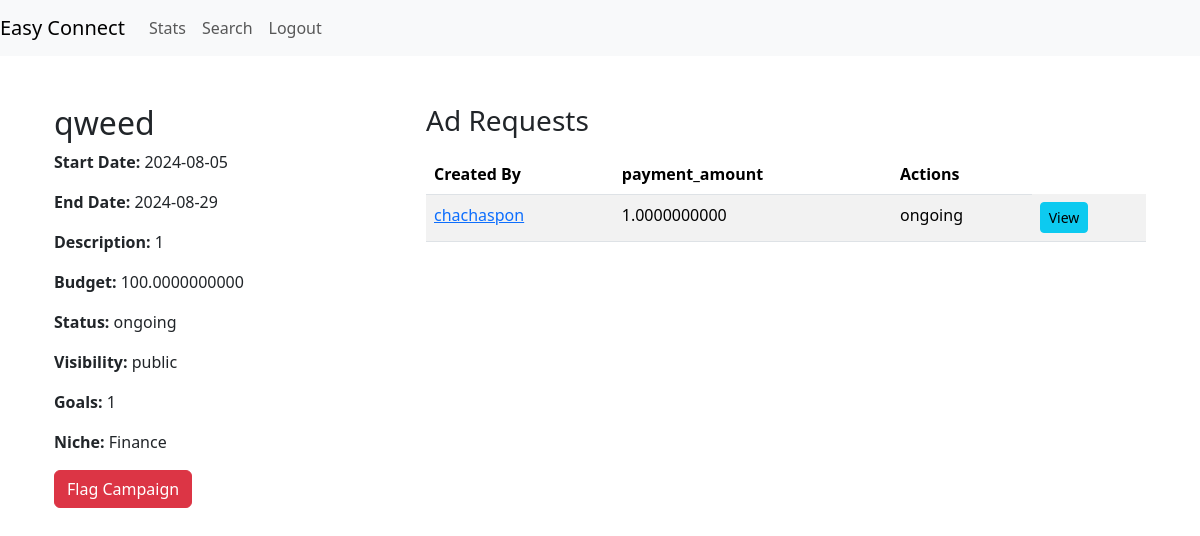
The page /campaign_details/1 (signed in) on the database as committed earlier.
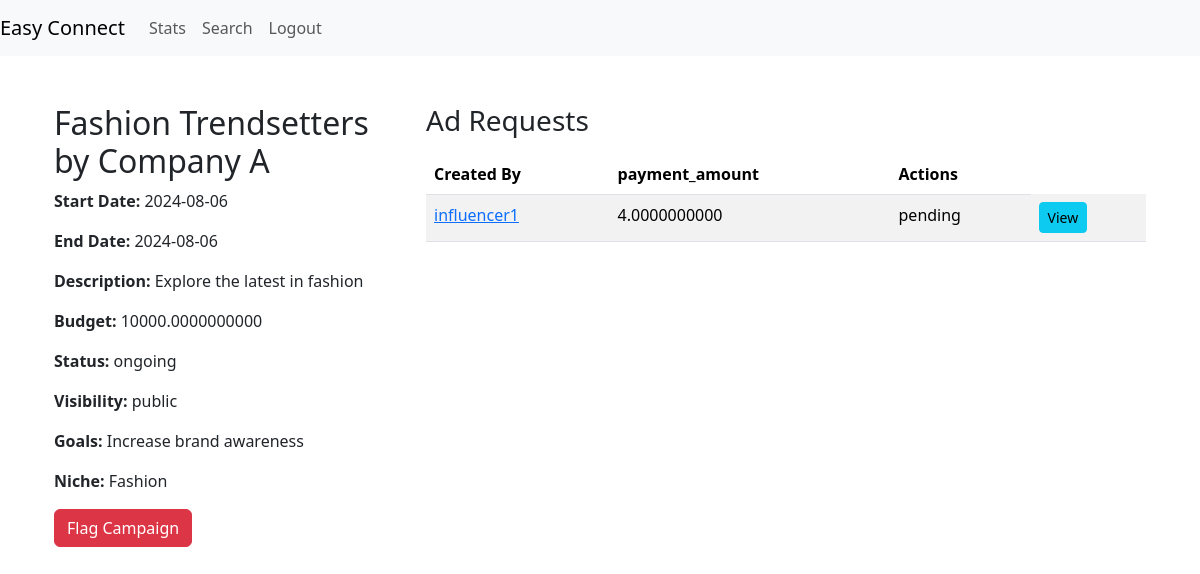
The same page on the database as committed later.
### models.py (models this page shows)
class Campaign(db.Model):
    __tablename__ = 'campaign'
    campaign_id = db.Column(db.Integer, primary_key=True, autoincrement=True)
    sponsor_id = db.Column(db.Integer, db.ForeignKey('sponsors.sponsor_id'), nullable=False)
    name = db.Column(db.String(32),unique=True, nullable=False)
    description = db.Column(db.String(128))
    start_date = db.Column(db.Date)
    end_date = db.Column(db.Date)
    budget = db.Column(db.Float(10, 2), nullable=False)
    visibility = db.Column(Enum('private', 'public', name='visibility_types'), default='public', nullable=False)
    goals = db.Column(db.String(128))
    niche = db.Column(db.String(32),nullable=False)
    campaign_status = db.Column(Enum('ongoing', 'flagged', 'deleted', 'completed' ,name='campaign_status_types'), default='ongoing', nullable=False)
    sponsor = db.relationship('Sponsor', backref=db.backref('campaigns', lazy=True))

class AdRequest(db.Model):
    __tablename__ = 'ad_request'
    ad_request_id = db.Column(db.Integer, primary_key=True, autoincrement=True)
    campaign_id = db.Column(db.Integer, db.ForeignKey('campaign.campaign_id'), nullable=False)
    created_by = db.Column(db.Integer, db.ForeignKey('user.id'), nullable=False)
    created_for = db.Column(db.Integer, db.ForeignKey('user.id'), nullable=False)
    messages = db.Column(db.String(64))
    requirements = db.Column(db.String(128))
    payment_amount = db.Column(db.Float(10, 2))
    status = db.Column(Enum('ongoing', 'pending', 'flagged', 'deleted', 'completed', 'rejected' ,name='ad_request_status_types'), default='pending', nullable=False)
    campaign = db.relationship('Campaign', backref=db.backref('ad_requests', lazy=True))
    creator = db.relationship('User', foreign_keys=[created_by], backref=db.backref('created_ad_requests', lazy=True))
    recipient = db.relationship('User', foreign_keys=[created_for], backref=db.backref('received_ad_requests', lazy=True))

class User(db.Model):
    __tablename__ = 'user'
    id = db.Column(db.Integer, primary_key=True, autoincrement=True)
    role_id = db.Column(db.Integer, db.ForeignKey('user_role.role_id'), nullable=False)
    username = db.Column(db.String(32), nullable=False, unique=True)
    email_id = db.Column(db.String(64), unique=True, nullable=False)
    password = db.Column(db.String(64), nullable=False)
    is_flagged = db.Column(db.Boolean ,default=False)
    role = db.relationship('UserRole', backref=db.backref('users', lazy=True))

### routes.py (the view)
@app.route('/campaign_details/<int:campaign_id>')
@auth_rep
def campaign_details(campaign_id):
    campaign = Campaign.query.get_or_404(campaign_id)
    requests = AdRequest.query.filter_by(campaign_id=campaign_id)
    return render_template('campaign_details.html', campaign=campaign,requests=requests)

### routes.py (called while the page is built)
def auth_rep(func):
    @wraps(func)
    def inner(*args,**kwargs):
        if 'user_id' in session:
            user = User.query.get(session['user_id'])
            if user.is_flagged:
                flash('Your account is flagged and cannot perform this action.', 'error')
                return redirect(url_for('login'))
            return func(*args,**kwargs)
        else:
            flash('You are not logged in,Please login to proceed','error')
            return redirect(url_for('login'))
    return inner

### templates/campaign_details.html (shortened to what this page needs)
{% extends 'layout.html' %}
{% block content %}
<div class="container">
    <div class="row">
        <div class="col-md-4">
            <h2>{{ campaign.name }}</h2>
            <p><strong>Start Date:</strong> {{ campaign.start_date }}</p>
            <p><strong>End Date:</strong> {{ campaign.end_date }}</p>
            <p><strong>Description:</strong> {{ campaign.description }}</p>
            <p><strong>Budget:</strong> {{ campaign.budget }}</p>
            <p><strong>Status:</strong> {{ campaign.campaign_status }}</p>
            <p><strong>Visibility:</strong> {{ campaign.visibility }}</p>
            <p><strong>Goals:</strong> {{ campaign.goals }}</p>
            <p><strong>Niche:</strong> {{ campaign.niche }}</p>
            {% if session.role_id == 1 %}
            <form action="{{ url_for('flag_campaign', campaign_id=campaign.campaign_id) }}" method="POST">
                <button type="submit" class="btn btn-danger">
                     Flag Campaign
                </button>
            </form>
        {% endif %}
        </div>
        <div class="col-md-8">
            <div class="d-flex justify-content-between align-items-center">
                <h3>Ad Requests</h3>
            </div>
            <table class="table table-striped mt-2">
                <thead>
                    <tr>
                        <th>Created By</th>
                        <th>payment_amount</th>
                        <th>Actions</th>
                    </tr>
                </thead>
                <tbody>
                    {% for request in requests %}
                    <tr>
                        <td><a href="{{ url_for('view_profile', user_id=request.created_by) }}">{{ request.creator.username }}</a></td>
                        <td>{{ request.payment_amount }}</td>
                        <td>{{ request.status}}</td>
                        <td>
                            <a href="{{ url_for('ad_request_details', request_id=request.ad_request_id) }}" class="btn btn-info btn-sm">View</a>
                        </td>
                    </tr>
                    {% endfor %}
                </tbody>
            </table>
        </div>
    </div>
</div>
{% endblock %}

Rows that differ between the two databases and show on the page:
changed Campaign "ongoing": name "qweed" → "Fashion Trendsetters by Company A"; start_date "2024-08-05" → "2024-08-06"; end_date "2024-08-29" → "2024-08-06"; description "1" → "Explore the latest in fashion"; budget "100.0000000000" → "10000.0000000000"; goals "1" → "Increase brand awareness"; niche "Finance" → "Fashion"
changed AdRequest: creator.username "chachaspon" → "influencer1"; payment_amount "1.0000000000" → "4.0000000000"; status "ongoing" → "pending"
